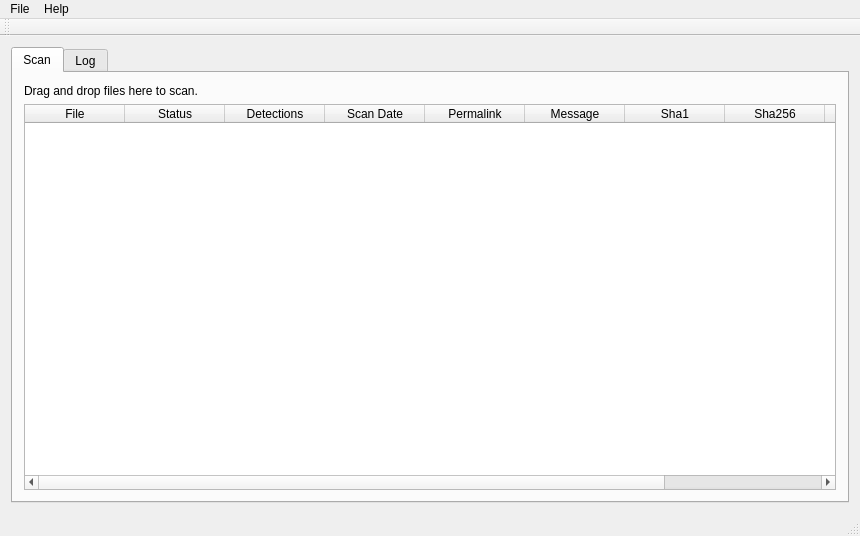
<?xml version="1.0" encoding="UTF-8"?>
<ui version="4.0">
 <class>MainWindow</class>
 <widget class="QMainWindow" name="MainWindow">
  <property name="geometry">
   <rect>
    <x>0</x>
    <y>0</y>
    <width>860</width>
    <height>536</height>
   </rect>
  </property>
  <property name="windowTitle">
   <string>VirusTotal Uploader ( Drag and drop files to window) </string>
  </property>
  <widget class="QWidget" name="centralWidget">
   <layout class="QGridLayout" name="gridLayout">
    <item row="0" column="0">
     <layout class="QVBoxLayout" name="vertical_layout_main">
      <item>
       <widget class="QTabWidget" name="tabWidget">
        <property name="sizePolicy">
         <sizepolicy hsizetype="Preferred" vsizetype="Preferred">
          <horstretch>0</horstretch>
          <verstretch>0</verstretch>
         </sizepolicy>
        </property>
        <widget class="QWidget" name="tab">
         <attribute name="title">
          <string>Scan</string>
         </attribute>
         <layout class="QGridLayout" name="gridLayout_2">
          <item row="1" column="0">
           <widget class="ScannerTableWidget" name="ScannerTableWidget_scan_table">
            <property name="acceptDrops">
             <bool>true</bool>
            </property>
            <property name="columnCount">
             <number>10</number>
            </property>
            <attribute name="horizontalHeaderCascadingSectionResizes">
             <bool>false</bool>
            </attribute>
            <column>
             <property name="text">
              <string>File</string>
             </property>
            </column>
            <column>
             <property name="text">
              <string>Status</string>
             </property>
            </column>
            <column>
             <property name="text">
              <string>Detections</string>
             </property>
            </column>
            <column>
             <property name="text">
              <string>Scan Date</string>
             </property>
            </column>
            <column>
             <property name="text">
              <string>Permalink</string>
             </property>
            </column>
            <column>
             <property name="text">
              <string>Message</string>
             </property>
            </column>
            <column>
             <property name="text">
              <string>Sha1</string>
             </property>
            </column>
            <column>
             <property name="text">
              <string>Sha256</string>
             </property>
            </column>
            <column>
             <property name="text">
              <string>MD5</string>
             </property>
            </column>
            <column>
             <property name="text">
              <string>Full Path</string>
             </property>
            </column>
           </widget>
          </item>
          <item row="0" column="0">
           <widget class="QLabel" name="label">
            <property name="text">
             <string>Drag and drop files here to scan.</string>
            </property>
           </widget>
          </item>
         </layout>
        </widget>
        <widget class="QWidget" name="tab_2">
         <attribute name="title">
          <string>Log</string>
         </attribute>
         <layout class="QGridLayout" name="gridLayout_3">
          <item row="0" column="0">
           <layout class="QVBoxLayout" name="verticalLayout">
            <item>
             <widget class="QCheckBox" name="checkBox_popUpErrors">
              <property name="text">
               <string>Popup errors?</string>
              </property>
              <property name="checked">
               <bool>false</bool>
              </property>
             </widget>
            </item>
            <item>
             <widget class="QTableWidget" name="tableWidget_log_msg">
              <property name="sizePolicy">
               <sizepolicy hsizetype="Minimum" vsizetype="Expanding">
                <horstretch>0</horstretch>
                <verstretch>0</verstretch>
               </sizepolicy>
              </property>
              <property name="columnCount">
               <number>4</number>
              </property>
              <attribute name="horizontalHeaderStretchLastSection">
               <bool>true</bool>
              </attribute>
              <attribute name="verticalHeaderMinimumSectionSize">
               <number>30</number>
              </attribute>
              <attribute name="verticalHeaderStretchLastSection">
               <bool>false</bool>
              </attribute>
              <column>
               <property name="text">
                <string>Time</string>
               </property>
              </column>
              <column>
               <property name="text">
                <string>Code</string>
               </property>
              </column>
              <column>
               <property name="text">
                <string>Level</string>
               </property>
              </column>
              <column>
               <property name="text">
                <string>Message</string>
               </property>
              </column>
             </widget>
            </item>
           </layout>
          </item>
         </layout>
        </widget>
       </widget>
      </item>
     </layout>
    </item>
   </layout>
  </widget>
  <widget class="QMenuBar" name="menuBar">
   <property name="geometry">
    <rect>
     <x>0</x>
     <y>0</y>
     <width>860</width>
     <height>22</height>
    </rect>
   </property>
   <property name="nativeMenuBar">
    <bool>true</bool>
   </property>
   <widget class="QMenu" name="menuFile">
    <property name="title">
     <string>File</string>
    </property>
   </widget>
   <widget class="QMenu" name="menuHelp">
    <property name="title">
     <string>Help</string>
    </property>
   </widget>
   <addaction name="menuFile"/>
   <addaction name="menuHelp"/>
  </widget>
  <widget class="QToolBar" name="mainToolBar">
   <attribute name="toolBarArea">
    <enum>TopToolBarArea</enum>
   </attribute>
   <attribute name="toolBarBreak">
    <bool>false</bool>
   </attribute>
  </widget>
  <widget class="QStatusBar" name="statusBar"/>
  <action name="action_preferences">
   <property name="text">
    <string>preferences</string>
   </property>
   <property name="toolTip">
    <string>preferences</string>
   </property>
  </action>
  <action name="action_close">
   <property name="text">
    <string>Close</string>
   </property>
   <property name="toolTip">
    <string>Close Application</string>
   </property>
  </action>
 </widget>
 <layoutdefault spacing="6" margin="11"/>
 <customwidgets>
  <customwidget>
   <class>ScannerTableWidget</class>
   <extends>QTableWidget</extends>
   <header>scanner_table_widget.h</header>
  </customwidget>
 </customwidgets>
 <resources/>
 <connections>
  <connection>
   <sender>action_close</sender>
   <signal>triggered()</signal>
   <receiver>MainWindow</receiver>
   <slot>close()</slot>
   <hints>
    <hint type="sourcelabel">
     <x>-1</x>
     <y>-1</y>
    </hint>
    <hint type="destinationlabel">
     <x>429</x>
     <y>267</y>
    </hint>
   </hints>
  </connection>
 </connections>
</ui>
